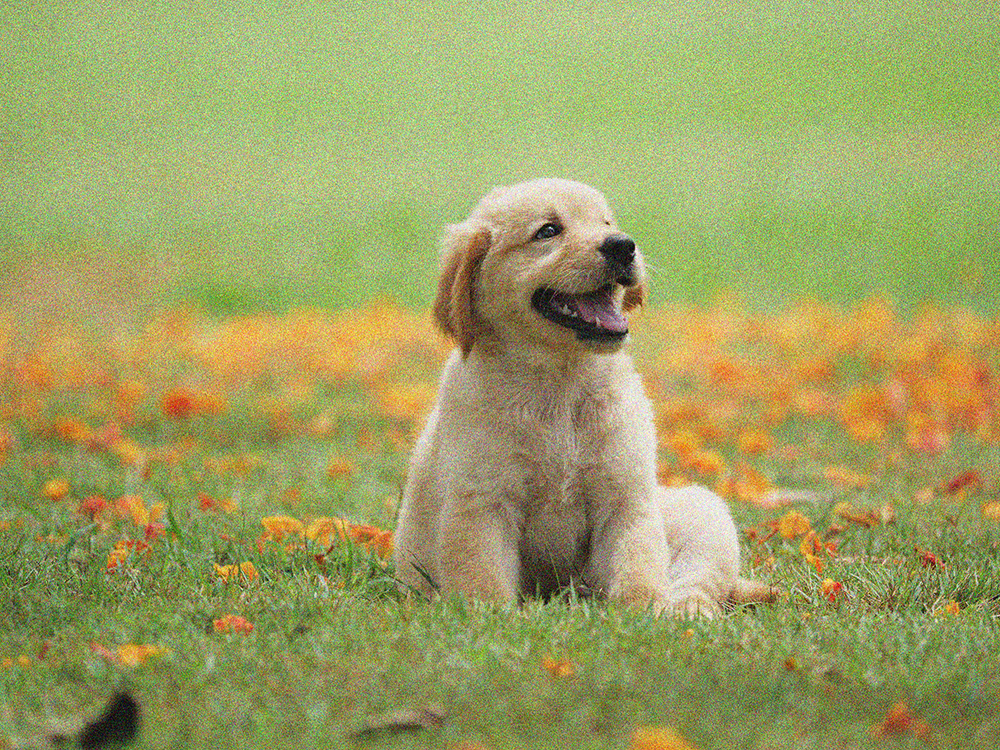
#> input picture BlurringAndSmoothing/dog_noise.jpg, 1000 x 750 px
$ python Smoothing.py
#> lines starting #> are read from the running program, lines starting #| are printed output that depends on the picture
import cv2 as cv
import numpy as np

img = cv.imread('./dog_noise.jpg').astype(np.float32) / 255
median = cv.medianBlur(img, 5)

result = np.concatenate((img, median), axis=1)
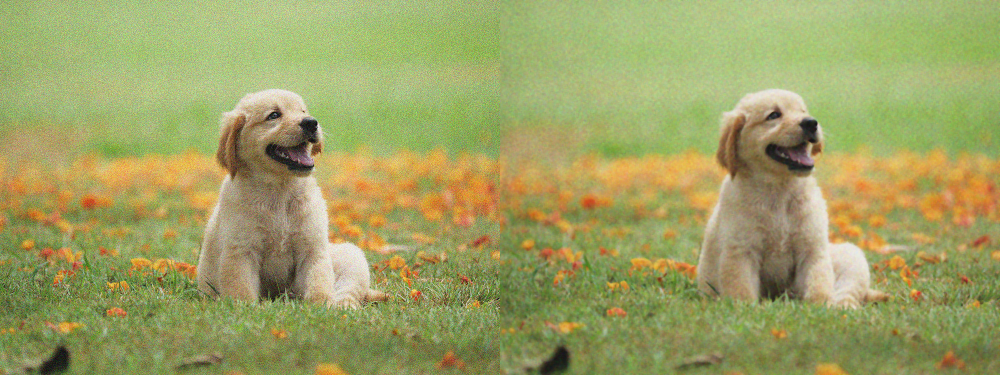
#> result: shape (750, 2000, 3) float32 (shown at 1/2 size); mean B, G, R 0.39, 0.632, 0.621
cv.imshow('Orginial', result)
print('Finish Compute')
cv.waitKey(0)
cv.destroyAllWindows()

$ run again, with BlurringAndSmoothing/brick.jpg copied over BlurringAndSmoothing/dog_noise.jpg
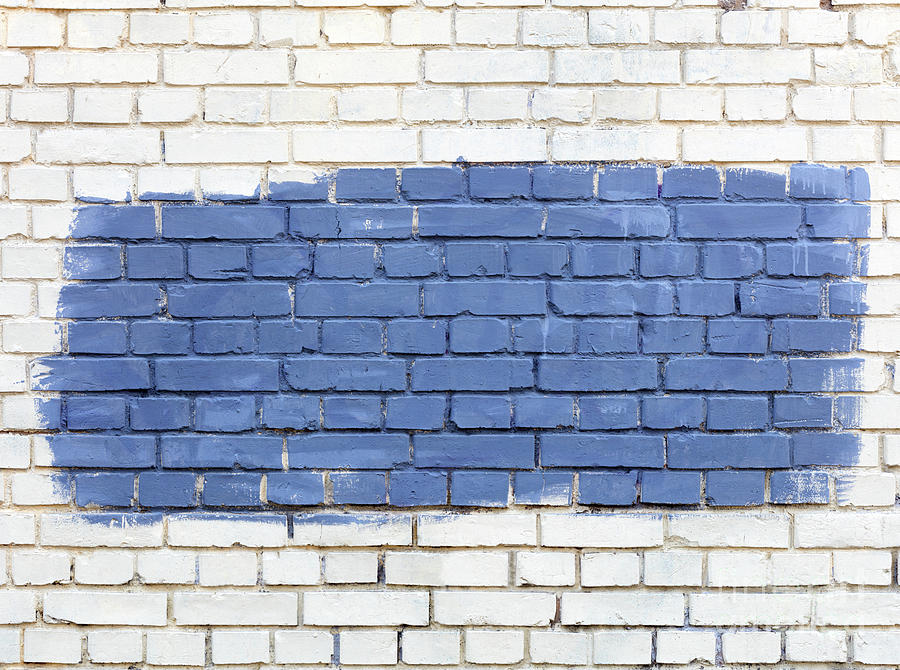
#> input picture BlurringAndSmoothing/brick.jpg, 900 x 670 px
#> `median = cv.medianBlur(img, 5)`:
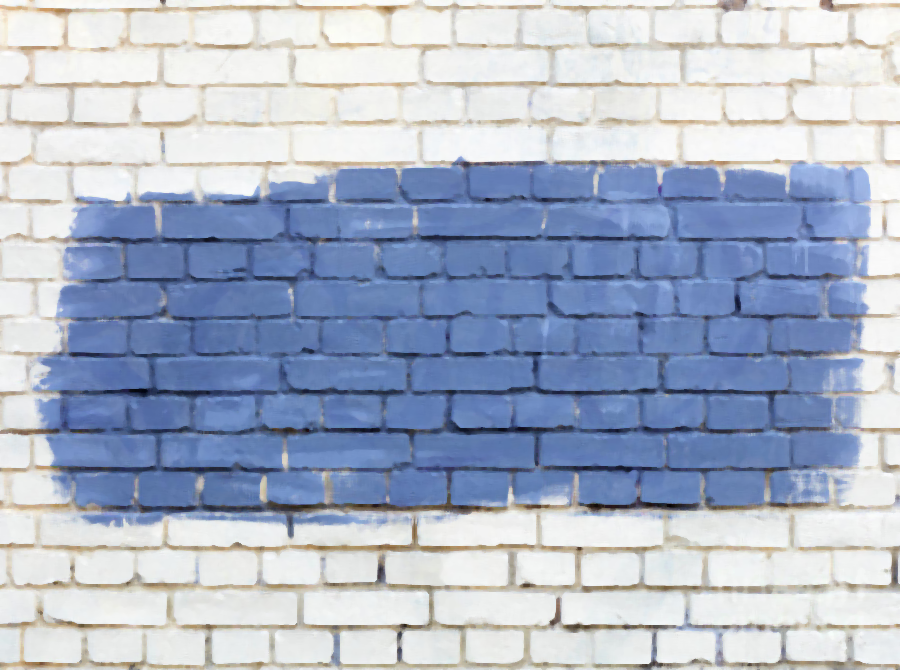
#> median: shape (670, 900, 3) float32; mean B, G, R 0.782, 0.708, 0.669
#> `result = np.concatenate((img, median), axis=1)`:
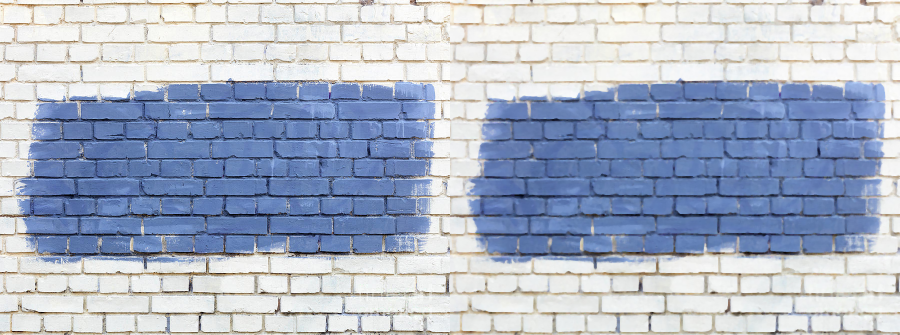
#> result: shape (670, 1800, 3) float32 (shown at 1/2 size); mean B, G, R 0.778, 0.705, 0.667
